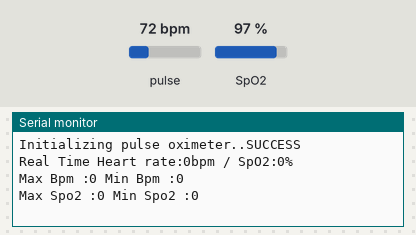
The sketch below on a simulated Arduino Uno, built with avr-gcc and run on an emulated ATmega328P. On the bench: the last lines printed to the serial monitor. Inputs (shaded band) come from the test bench; at power-on: pulse 72 bpm, SpO2 97 %.

Above: at 1.2 s.
1.3 s: pulse set to 42 bpm
2.8 s: SpO2 set to 80 %
At 4.2 s:
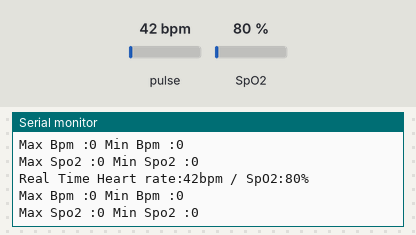
4.3 s: pulse set to 70 bpm
At 5.8 s:
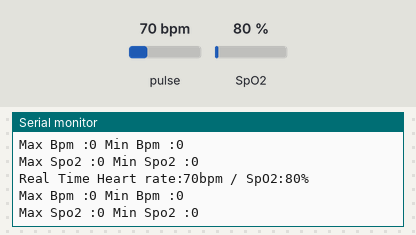
Timing chart, 0 to 7.3 s (numbered marks = the images above; inputs shaded):
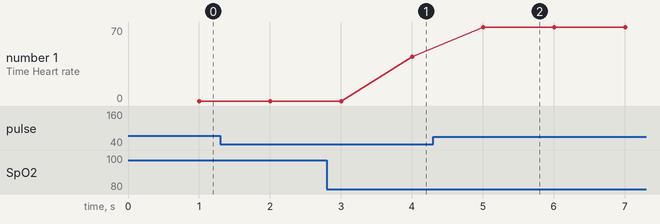

Measured:
- after the input at 2.8 s, the serial monitor: prints a new line after 1.2 s (image 1)
- after the input at 4.3 s, the serial monitor: prints a new line after 0.71 s (image 2)
- plotted number 1: 42 → 70 after the input at 4.3 s

The sketch:

bpm_spo.ino
```cpp
#include <MAX30100_PulseOximeter.h>

#define REPORTING_PERIOD_MS     1000

PulseOximeter pox;
uint32_t tsLastReport = 0;
long startMillis, currentMillis;
const long period = 20000;
int BPM, SPO2;
int maxBpm, minBpm;
int maxSpo, minSpo;
int count;

void onBeatDetected()
{
    Serial.println("Beat!");
}

void setup()
{
    Serial.begin(9200);
    Serial.print("Initializing pulse oximeter..");

    // Initialize the PulseOximeter instance
    // Failures are generally due to an improper I2C wiring, missing power supply
    // or wrong target chip
    if (!pox.begin()) {
        Serial.println("FAILED");
        for(;;);
    } else {
        Serial.println("SUCCESS");
    }
}

void loop()
{
  // Make sure to call update as fast as possible
  pox.update();
  if (millis() - tsLastReport > REPORTING_PERIOD_MS) {
    BPM = pox.getHeartRate();
    SPO2 = pox.getSpO2();
    Serial.print("Real Time Heart rate:");
    Serial.print(BPM);
    Serial.print("bpm / SpO2:");
    Serial.print(SPO2);
    Serial.println("%");
    tsLastReport = millis();
    if(pox.getHeartRate() > 0 && pox.getSpO2() > 0){
      count++;
      if(count > 10){
        rangeBPM(BPM);
        rangeSPO2(SPO2);
      }
    }else{
      count = 0;
    }
    Serial.print("Max Bpm :");
    Serial.print(maxBpm);
    Serial.print(" Min Bpm :");
    Serial.println(minBpm);

    Serial.print("Max Spo2 :");
    Serial.print(maxSpo);
    Serial.print(" Min Spo2 :");
    Serial.println(minSpo);
  }
}

void rangeBPM(int data){
  if(maxBpm == NULL && minBpm == NULL){
    maxBpm = data;
    minBpm = data;
  }else if(data > maxBpm){
    maxBpm = data;
  }else if(data < minBpm){
    minBpm = data;
  }
}

void rangeSPO2(int data){
  if(maxSpo == NULL && minSpo == NULL){
    maxSpo = data;
    minSpo = data;
  }else if(data > maxSpo){
    maxSpo = data;
  }else if(data < minSpo){
    minSpo = data;
  }
}
```
